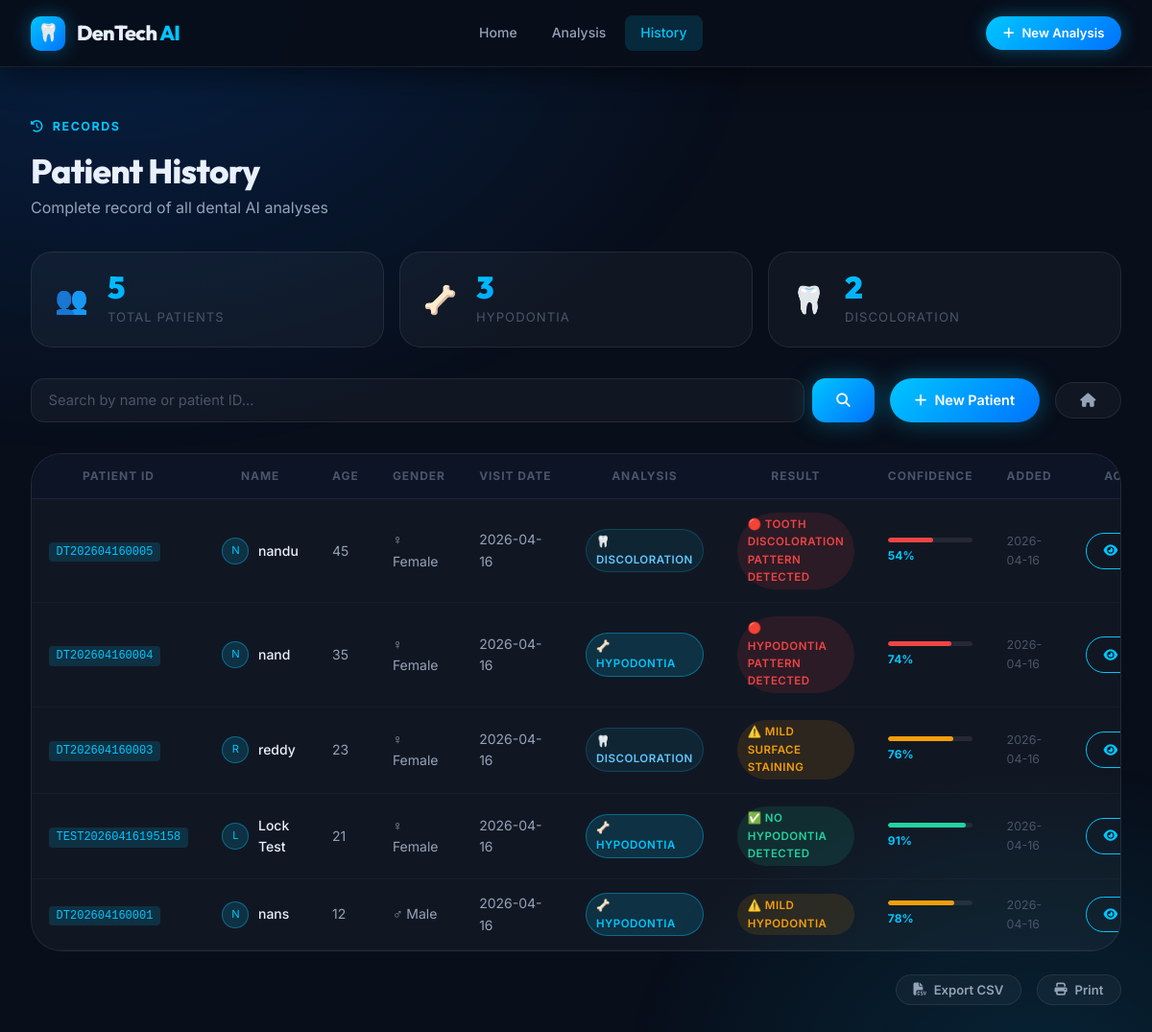
The app's page /history with its own data.
### tables this page shows
CREATE TABLE patients (
                patient_id TEXT PRIMARY KEY,
                name TEXT NOT NULL,
                age INTEGER NOT NULL,
                gender TEXT NOT NULL,
                visit_date DATE NOT NULL,
                notes TEXT,
                condition_type TEXT,
                prediction_result TEXT,
                confidence_score REAL,
                image_path TEXT,
                created_at TIMESTAMP DEFAULT CURRENT_TIMESTAMP
            );

### app.py (the view)
@app.route('/history')
def patient_history():
    search_term = request.args.get('search', '')
    if search_term:
        patients = db.search_patients(search_term)
    else:
        patients = db.get_all_patients()
    return render_template('history.html', patients=patients, search_term=search_term)

### database.py (called while the page is built)
    def get_connection(self):
        conn = sqlite3.connect(self.db_name, timeout=30)
        conn.execute('PRAGMA busy_timeout = 30000')
        return conn

    def get_all_patients(self):
        conn = self.get_connection()
        try:
            cursor = conn.cursor()
            cursor.execute('''
                SELECT patient_id, name, age, gender, visit_date, condition_type,
                       prediction_result, confidence_score, created_at
                FROM patients
                ORDER BY created_at DESC
            ''')
            return cursor.fetchall()
        finally:
            conn.close()

### templates/history.html (shortened to what this page needs)
<!DOCTYPE html>
<html lang="en">
<head>
  <link rel="stylesheet" href="{{ url_for('static', filename='css/style.css') }}">
  <link href="https://cdnjs.cloudflare.com/ajax/libs/font-awesome/6.5.0/css/all.min.css" rel="stylesheet">
</head>
<body>
  <nav class="site-nav scrolled">
    <div class="nav-inner">
      <a href="{{ url_for('index') }}" class="nav-brand">
        <div class="nav-brand-icon">🦷</div>
        <span class="nav-brand-text">DenTech <span>AI</span></span>
      </a>
      <div class="nav-links">
        <a href="{{ url_for('index') }}"           class="nav-link">Home</a>
        <a href="{{ url_for('patient_details') }}" class="nav-link">Analysis</a>
        <a href="{{ url_for('patient_history') }}" class="nav-link active">History</a>
      </div>
      <div class="nav-actions">
        <a href="{{ url_for('patient_details') }}" class="btn nav-cta btn-sm">
          <i class="fas fa-plus"></i> New Analysis
        </a>
      </div>
    </div>
  </nav>
  <div class="history-page">
    <div class="container">
      <div style="margin-bottom:2rem;" class="anim-fade-up anim-delay-1">
        <span class="section-eyebrow"><i class="fas fa-history"></i> &nbsp;Records</span>
        <h1 class="section-title" style="font-size:2.2rem;">Patient History</h1>
        <p style="color:var(--text-secondary);margin-top:.35rem;">Complete record of all dental AI analyses</p>
      </div>
      <div class="stats-strip anim-fade-up anim-delay-2">
        <div class="stat-strip-card">
          <div class="stat-strip-icon">👥</div>
          <div>
            <div class="stat-number">{{ patients|length }}</div>
            <div class="stat-label">Total Patients</div>
          </div>
        </div>
        <div class="stat-strip-card">
          <div class="stat-strip-icon">🦴</div>
          <div>
            <div class="stat-number">{{ patients|selectattr('5', 'equalto', 'hypodontia')|list|length }}</div>
            <div class="stat-label">Hypodontia</div>
          </div>
        </div>
        <div class="stat-strip-card">
          <div class="stat-strip-icon">🦷</div>
          <div>
            <div class="stat-number">{{ patients|selectattr('5', 'equalto', 'discoloration')|list|length }}</div>
            <div class="stat-label">Discoloration</div>
          </div>
        </div>
      </div>
      <div class="history-controls anim-fade-up anim-delay-2">
        <form method="GET" class="search-bar">
          <input type="text" name="search" class="form-input" id="searchInput"
                 placeholder="Search by name or patient ID…"
                 value="{{ search_term }}">
          <button type="submit" class="btn btn-primary search-btn">
            <i class="fas fa-search"></i>
          </button>
        </form>
        <a href="{{ url_for('patient_details') }}" class="btn btn-primary" style="white-space:nowrap;">
          <i class="fas fa-plus"></i> New Patient
        </a>
        <a href="{{ url_for('index') }}" class="btn btn-secondary">
          <i class="fas fa-home"></i>
        </a>
      </div>
      {% if patients %}
        <div class="table-wrapper anim-fade-up anim-delay-3">
          <table class="data-table" id="historyTable">
            <thead>
              <tr>
                <th>Patient ID</th>
                <th>Name</th>
                <th>Age</th>
                <th>Gender</th>
                <th>Visit Date</th>
                <th>Analysis</th>
                <th>Result</th>
                <th>Confidence</th>
                <th>Added</th>
                <th>Action</th>
              </tr>
            </thead>
            <tbody>
              {% for patient in patients %}
              <tr data-id="{{ patient[0] }}" style="opacity:0;transform:translateY(12px);">
                <td>
                  <code style="font-size:.75rem;color:var(--accent);background:var(--accent-dim);
                               padding:.2rem .5rem;border-radius:4px;">{{ patient[0] }}</code>
                </td>
                <td>
                  <div style="display:flex;align-items:center;gap:.6rem;">
                    <div style="width:28px;height:28px;border-radius:50%;background:var(--accent-dim);
                                border:1px solid var(--border-accent);display:grid;place-items:center;
                                font-size:.7rem;flex-shrink:0;color:var(--accent);">
                      {{ patient[1][0] | upper }}
                    </div>
                    <span style="font-weight:500;color:var(--text-primary);">{{ patient[1] }}</span>
                  </div>
                </td>
                <td>{{ patient[2] }}</td>
                <td>
                  {% if patient[3] == 'Male' %}♂ Male
                  {% elif patient[3] == 'Female' %}♀ Female
                  {% else %}{{ patient[3] }}{% endif %}
                </td>
                <td>{{ patient[4] }}</td>
                <td>
                  {% if patient[5] == 'hypodontia' %}
                    <span class="badge badge-accent">🦴 Hypodontia</span>
                  {% else %}
                    <span class="badge" style="background:rgba(0,198,255,.08);color:#60c8ff;border:1px solid rgba(0,198,255,.2);">🦷 Discoloration</span>
                  {% endif %}
                </td>
                <td>
                  {% if 'No' in patient[6] or 'Normal' in patient[6] %}
                    <span class="badge badge-success">✅ {{ patient[6] }}</span>
                  {% elif 'Mild' in patient[6] %}
                    <span class="badge badge-warning">⚠️ {{ patient[6] }}</span>
                  {% else %}
                    <span class="badge badge-danger">🔴 {{ patient[6] }}</span>
                  {% endif %}
                </td>
                <td>
                  <div style="display:flex;flex-direction:column;gap:.25rem;min-width:70px;">
                    <div class="confidence-bar" style="height:5px;">
                      <div class="confidence-fill mini-fill" data-val="{{ patient[7] }}" style="height:100%;"></div>
                    </div>
                    <span style="font-size:.75rem;font-weight:700;color:var(--accent);">{{ "%.0f"|format(patient[7]) }}%</span>
                  </div>
                </td>
                <td style="font-size:.78rem;color:var(--text-muted);">
                  {{ patient[8].split()[0] if patient[8] else 'N/A' }}
                </td>
                <td>
                  <a href="{{ url_for('results', patient_id=patient[0]) }}"
                     class="btn btn-outline btn-sm" onclick="event.stopPropagation();">
                    <i class="fas fa-eye"></i> View
                  </a>
                </td>
              </tr>
              {% endfor %}
            </tbody>
          </table>
        </div>
        <div class="export-bar">
          <button class="btn btn-secondary btn-sm" onclick="exportCSV()">
            <i class="fas fa-file-csv"></i> Export CSV
          </button>
          <button class="btn btn-secondary btn-sm" onclick="window.print()">
            <i class="fas fa-print"></i> Print
          </button>
        </div>
      {% endif %}
    </div>
  </div>
</body>
</html>

### records on screen
patients: patient_id "DT202604160005", name "N", name "nandu", age "45", gender "♀ Female", visit_date "2026-04-16", condition_type "🦷 DISCOLORATION", prediction_result "TOOTH DISCOLORATION PATTERN DETECTED", confidence_score "54", created_at "2026-04-16"
patients: patient_id "DT202604160004", name "N", name "nand", age "35", gender "♀ Female", visit_date "2026-04-16", condition_type "🦴 HYPODONTIA", prediction_result "HYPODONTIA PATTERN DETECTED", confidence_score "74", created_at "2026-04-16"
patients: patient_id "DT202604160003", name "R", name "reddy", age "23", gender "♀ Female", visit_date "2026-04-16", condition_type "🦷 DISCOLORATION", prediction_result "MILD SURFACE STAINING", confidence_score "76", created_at "2026-04-16"
patients: patient_id "TEST20260416195158", name "L", name "Lock Test", age "21", gender "♀ Female", visit_date "2026-04-16", condition_type "🦴 HYPODONTIA", prediction_result "NO HYPODONTIA DETECTED", confidence_score "91", created_at "2026-04-16"
patients: patient_id "DT202604160001", name "N", name "nans", age "12", gender "♂ Male", visit_date "2026-04-16", condition_type "🦴 HYPODONTIA", prediction_result "MILD HYPODONTIA", confidence_score "78", created_at "2026-04-16"

### other values on screen
{{ patients|length }} "5"
{{ patients|selectattr('5', 'equalto', 'hypodontia')|list|length }} "3"
{{ patients|selectattr('5', 'equalto', 'discoloration')|list|length }} "2"
